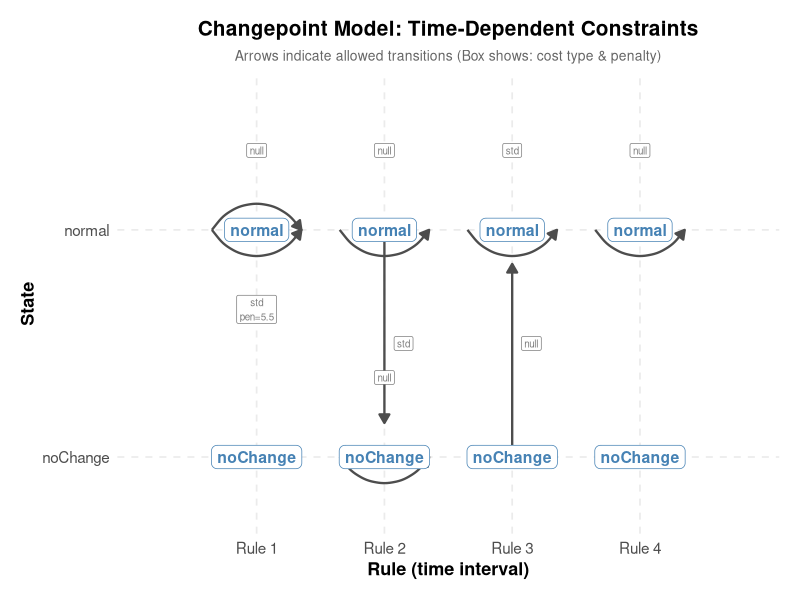

The R script that drew this image:
#!/usr/bin/env Rscript
# GSoC 2026 gfpop Easy Test: plotModel(graph) - Visualize changepoint model with time-dependent constraints
# Requires: ggplot2

library(ggplot2)

#' Create mock graph dataframe mimicking gfpop::graph output with added 'rule' column
#' @return A dataframe with columns: state1, state2, type, parameter, penalty, K, a, min, max, rule
create_mock_graph <- function() {
  # gfpop graph columns: state1, state2, type, parameter, penalty, K, a, min, max
  # We add 'rule' for time-dependent constraints (not yet in gfpop)
  graph <- data.frame(
    state1 = c(
      "normal", "normal",           # Rule 1
      "normal", "noChange", "normal", # Rule 2
      "normal", "noChange",          # Rule 3
      "normal"                       # Rule 4
    ),
    state2 = c(
      "normal", "normal",           # Rule 1
      "normal", "noChange", "noChange", # Rule 2
      "normal", "normal",            # Rule 3
      "normal"                       # Rule 4
    ),
    type = c(
      "null", "std",                # Rule 1
      "null", "null", "std",        # Rule 2
      "std", "null",                # Rule 3
      "null"                         # Rule 4
    ),
    parameter = 0,
    penalty = c(
      0, 5.5,    # Rule 1: null (0), std (5.5)
      0, 0, 0,   # Rule 2
      0, 0,      # Rule 3
      0          # Rule 4
    ),
    K = Inf,
    a = 0,
    min = -Inf,
    max = Inf,
    rule = c(
      1, 1,      # Rule 1
      2, 2, 2,   # Rule 2
      3, 3,      # Rule 3
      4          # Rule 4
    ),
    stringsAsFactors = FALSE
  )
  class(graph) <- c("graph", class(graph))
  return(graph)
}

#' Plot a changepoint model graph with time-dependent constraints
#'
#' Draws a matrix of nodes (rows = states, columns = rules) with directed edges.
#' Self-loops are drawn as curved arcs. Node labels mask edge endpoints for clarity.
#'
#' @param graph A dataframe with state1, state2, type, penalty, and rule columns
#' @return A ggplot object
plotModel <- function(graph) {
  if (!"rule" %in% names(graph)) {
    stop("Graph must contain a 'rule' column for time-dependent constraints.")
  }

  # --- Coordinate mapping: states -> Y-axis, rules -> X-axis ---
  states <- sort(unique(c(graph$state1, graph$state2)))
  rules  <- sort(unique(graph$rule))

  state_to_y <- setNames(seq_along(states), states)
  rule_to_x  <- setNames(seq_along(rules), rules)

  # --- Build edge labels (e.g., "std\npen=5.5") ---
  edge_label <- ifelse(
    graph$penalty > 0,
    paste0(graph$type, "\npen=", graph$penalty),
    graph$type
  )

  # --- Prepare edge data with mapped coordinates ---
  edges <- data.frame(
    x        = rule_to_x[as.character(graph$rule)],
    y        = state_to_y[as.character(graph$state1)],
    xend     = rule_to_x[as.character(graph$rule)],
    yend     = state_to_y[as.character(graph$state2)],
    type     = graph$type,
    penalty  = graph$penalty,
    label    = edge_label,
    is_self  = graph$state1 == graph$state2,
    stringsAsFactors = FALSE
  )

  regular_edges <- edges[!edges$is_self, , drop = FALSE]
  self_loops    <- edges[edges$is_self, , drop = FALSE]

  # --- Node data: full state x rule matrix ---
  node_data <- expand.grid(rule = rules, state = states, stringsAsFactors = FALSE)
  node_data$x <- rule_to_x[as.character(node_data$rule)]
  node_data$y <- state_to_y[as.character(node_data$state)]

  # --- Prepare self-loop geometry ---
  # Offset endpoints horizontally and alternate curvature for stacked loops
  if (nrow(self_loops) > 0) {
    loop_offset <- 0.35
    # Assign alternating direction per (x, y) group so stacked loops fan out
    self_loops <- do.call(rbind, lapply(
      split(self_loops, interaction(self_loops$x, self_loops$y)),
      function(grp) {
        n <- nrow(grp)
        grp$curve_dir <- rep(c(1, -1), length.out = n)
        grp
      }
    ))
    self_loops$x_start <- self_loops$x - loop_offset
    self_loops$y_start <- self_loops$y
    self_loops$x_end   <- self_loops$x + loop_offset
    self_loops$y_end   <- self_loops$y
    # Label position: above or below depending on curve direction
    self_loops$label_y_nudge <- 0.35 * self_loops$curve_dir
  }

  # ================================================================
  # BUILD PLOT -- layer order: edges first, then labels on top
  # ================================================================
  p <- ggplot()

  # --- Layer 1: regular directed edges (straight arrows) ---
  if (nrow(regular_edges) > 0) {
    # Shorten segments so arrowheads stop just outside the target node label
    regular_edges$yend_short <- regular_edges$yend +
      0.15 * sign(regular_edges$y - regular_edges$yend)
    p <- p + geom_segment(
      data = regular_edges,
      aes(x = x, y = y, xend = xend, yend = yend_short),
      arrow     = arrow(length = unit(0.25, "cm"), type = "closed"),
      arrow.fill = "grey30",
      color      = "grey30",
      linewidth  = 0.8
    )
    # Edge type labels on regular edges (midpoint)
    regular_edges$xmid <- (regular_edges$x + regular_edges$xend) / 2
    regular_edges$ymid <- (regular_edges$y + regular_edges$yend) / 2
    p <- p + geom_label(
      data = regular_edges,
      aes(x = xmid + 0.15, y = ymid, label = label),
      size       = 2.5,
      fill       = "white",
      color      = "grey50",
      label.r    = unit(0.15, "lines"),
      linewidth  = 0.2
    )
  }

  # --- Layer 2: self-loop edges (curved arrows) ---
  if (nrow(self_loops) > 0) {
    for (i in seq_len(nrow(self_loops))) {
      p <- p + geom_curve(
        data = self_loops[i, ],
        aes(x = x_start, y = y_start, xend = x_end, yend = y_end),
        curvature  = 0.6 * self_loops$curve_dir[i],
        arrow      = arrow(length = unit(0.25, "cm"), type = "closed"),
        arrow.fill = "grey30",
        color      = "grey30",
        linewidth  = 0.8
      )
    }
    # Edge type labels on self-loops (nudged above/below)
    p <- p + geom_label(
      data = self_loops,
      aes(x = x, y = y + label_y_nudge, label = label),
      size       = 2.5,
      fill       = "white",
      color      = "grey50",
      label.r    = unit(0.15, "lines"),
      linewidth  = 0.2
    )
  }

  # --- Layer 3 (top): node labels, masking edge endpoints ---
  p <- p + geom_label(
    data = node_data,
    aes(x = x, y = y, label = state),
    size          = 4,
    fontface      = "bold",
    fill          = "white",
    color         = "steelblue",
    label.r       = unit(0.3, "lines"),
    linewidth     = 1.2,
    label.padding = unit(0.3, "lines")
  )

  # --- Scales, labels, theme ---
  p <- p +
    scale_x_continuous(
      breaks = seq_along(rules),
      labels = paste("Rule", rules),
      expand = expansion(mult = 0.2)
    ) +
    scale_y_continuous(
      breaks = seq_along(states),
      labels = states,
      expand = expansion(mult = 0.25)
    ) +
    labs(
      x        = "Rule (time interval)",
      y        = "State",
      title    = "Changepoint Model: Time-Dependent Constraints",
      subtitle = "Arrows indicate allowed transitions (Box shows: cost type & penalty)"
    ) +
    theme_minimal(base_size = 13) +
    theme(
      panel.grid.minor  = element_blank(),
      panel.grid.major  = element_line(color = "grey92", linetype = "dashed"),
      plot.title        = element_text(hjust = 0.5, face = "bold", size = 15),
      plot.subtitle     = element_text(hjust = 0.5, color = "grey40", size = 10),
      axis.title        = element_text(face = "bold"),
      axis.text         = element_text(size = 11),
      plot.margin       = margin(15, 15, 15, 15)
    )

  return(p)
}

# Main execution: run when script is sourced or executed
run_main <- function() {
  # Create mock graph data
  mock_graph <- create_mock_graph()

  # Generate and save plot
  p <- plotModel(mock_graph)
  ggsave("output_plot.png", plot = p, width = 10, height = 6, dpi = 150)

  message("Plot saved to output_plot.png")
  invisible(p)
}

# Run when executed via Rscript (command line)
if (!interactive()) {
  run_main()
}
